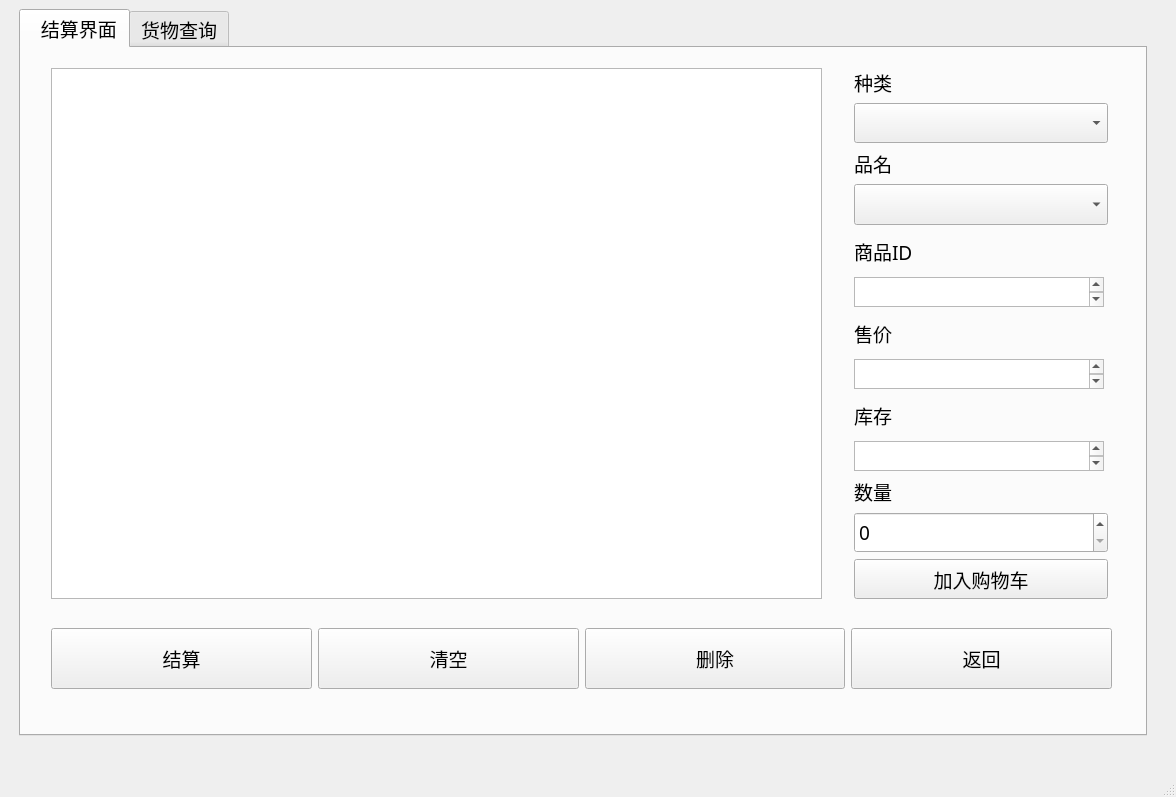
<?xml version="1.0" encoding="UTF-8"?>
<ui version="4.0">
 <class>staff_operation</class>
 <widget class="QMainWindow" name="staff_operation">
  <property name="geometry">
   <rect>
    <x>0</x>
    <y>0</y>
    <width>1176</width>
    <height>797</height>
   </rect>
  </property>
  <property name="font">
   <font>
    <family>微软雅黑</family>
    <pointsize>14</pointsize>
   </font>
  </property>
  <property name="windowTitle">
   <string> 收银结算系统</string>
  </property>
  <property name="styleSheet">
   <string notr="true"/>
  </property>
  <widget class="QWidget" name="centralwidget">
   <layout class="QGridLayout" name="gridLayout">
    <item row="1" column="0">
     <spacer name="horizontalSpacer">
      <property name="orientation">
       <enum>Qt::Horizontal</enum>
      </property>
      <property name="sizeType">
       <enum>QSizePolicy::Minimum</enum>
      </property>
      <property name="sizeHint" stdset="0">
       <size>
        <width>10</width>
        <height>20</height>
       </size>
      </property>
     </spacer>
    </item>
    <item row="3" column="1">
     <spacer name="verticalSpacer_2">
      <property name="orientation">
       <enum>Qt::Vertical</enum>
      </property>
      <property name="sizeType">
       <enum>QSizePolicy::Minimum</enum>
      </property>
      <property name="sizeHint" stdset="0">
       <size>
        <width>20</width>
        <height>20</height>
       </size>
      </property>
     </spacer>
    </item>
    <item row="1" column="1">
     <widget class="QTabWidget" name="tabWidget">
      <property name="currentIndex">
       <number>0</number>
      </property>
      <widget class="QWidget" name="pay_tab">
       <attribute name="title">
        <string>  结算界面</string>
       </attribute>
       <widget class="QWidget" name="horizontalLayoutWidget">
        <property name="geometry">
         <rect>
          <x>30</x>
          <y>580</y>
          <width>1061</width>
          <height>61</height>
         </rect>
        </property>
        <layout class="QHBoxLayout" name="horizontalLayout">
         <item>
          <widget class="QPushButton" name="buy_Btn">
           <property name="sizePolicy">
            <sizepolicy hsizetype="Minimum" vsizetype="Expanding">
             <horstretch>0</horstretch>
             <verstretch>0</verstretch>
            </sizepolicy>
           </property>
           <property name="font">
            <font>
             <family>微软雅黑</family>
             <pointsize>14</pointsize>
            </font>
           </property>
           <property name="text">
            <string>结算</string>
           </property>
          </widget>
         </item>
         <item>
          <widget class="QPushButton" name="clean_Btn">
           <property name="sizePolicy">
            <sizepolicy hsizetype="Minimum" vsizetype="Expanding">
             <horstretch>0</horstretch>
             <verstretch>0</verstretch>
            </sizepolicy>
           </property>
           <property name="font">
            <font>
             <family>微软雅黑</family>
             <pointsize>14</pointsize>
            </font>
           </property>
           <property name="text">
            <string>清空</string>
           </property>
          </widget>
         </item>
         <item>
          <widget class="QPushButton" name="delete_Btn">
           <property name="sizePolicy">
            <sizepolicy hsizetype="Minimum" vsizetype="Expanding">
             <horstretch>0</horstretch>
             <verstretch>0</verstretch>
            </sizepolicy>
           </property>
           <property name="font">
            <font>
             <family>微软雅黑</family>
             <pointsize>14</pointsize>
            </font>
           </property>
           <property name="text">
            <string>删除</string>
           </property>
          </widget>
         </item>
         <item>
          <widget class="QPushButton" name="back_Btn">
           <property name="sizePolicy">
            <sizepolicy hsizetype="Minimum" vsizetype="Expanding">
             <horstretch>0</horstretch>
             <verstretch>0</verstretch>
            </sizepolicy>
           </property>
           <property name="font">
            <font>
             <family>微软雅黑</family>
             <pointsize>14</pointsize>
            </font>
           </property>
           <property name="text">
            <string>返回</string>
           </property>
          </widget>
         </item>
        </layout>
       </widget>
       <widget class="QTableView" name="pay_tableView">
        <property name="geometry">
         <rect>
          <x>30</x>
          <y>20</y>
          <width>771</width>
          <height>531</height>
         </rect>
        </property>
        <property name="editTriggers">
         <set>QAbstractItemView::NoEditTriggers</set>
        </property>
       </widget>
       <widget class="QWidget" name="verticalLayoutWidget">
        <property name="geometry">
         <rect>
          <x>833</x>
          <y>20</y>
          <width>254</width>
          <height>531</height>
         </rect>
        </property>
        <layout class="QVBoxLayout" name="verticalLayout">
         <item>
          <widget class="QLabel" name="label">
           <property name="font">
            <font>
             <family>微软雅黑</family>
             <pointsize>14</pointsize>
             <weight>50</weight>
             <bold>false</bold>
            </font>
           </property>
           <property name="text">
            <string>种类</string>
           </property>
          </widget>
         </item>
         <item>
          <widget class="QComboBox" name="goods_type_comboBox">
           <property name="sizePolicy">
            <sizepolicy hsizetype="Expanding" vsizetype="Expanding">
             <horstretch>0</horstretch>
             <verstretch>0</verstretch>
            </sizepolicy>
           </property>
           <property name="font">
            <font>
             <family>微软雅黑</family>
             <pointsize>14</pointsize>
             <weight>75</weight>
             <bold>true</bold>
            </font>
           </property>
           <property name="editable">
            <bool>false</bool>
           </property>
           <property name="currentText">
            <string/>
           </property>
           <property name="frame">
            <bool>true</bool>
           </property>
          </widget>
         </item>
         <item>
          <widget class="QLabel" name="label_2">
           <property name="font">
            <font>
             <family>微软雅黑</family>
             <pointsize>14</pointsize>
             <weight>50</weight>
             <bold>false</bold>
            </font>
           </property>
           <property name="text">
            <string>品名</string>
           </property>
          </widget>
         </item>
         <item>
          <widget class="QComboBox" name="goods_name_comboBox">
           <property name="sizePolicy">
            <sizepolicy hsizetype="Expanding" vsizetype="Expanding">
             <horstretch>0</horstretch>
             <verstretch>0</verstretch>
            </sizepolicy>
           </property>
           <property name="font">
            <font>
             <family>微软雅黑</family>
             <pointsize>14</pointsize>
             <weight>75</weight>
             <bold>true</bold>
            </font>
           </property>
           <property name="duplicatesEnabled">
            <bool>false</bool>
           </property>
           <property name="frame">
            <bool>true</bool>
           </property>
          </widget>
         </item>
         <item>
          <widget class="QLabel" name="label_4">
           <property name="sizePolicy">
            <sizepolicy hsizetype="Preferred" vsizetype="Expanding">
             <horstretch>0</horstretch>
             <verstretch>0</verstretch>
            </sizepolicy>
           </property>
           <property name="font">
            <font>
             <family>微软雅黑</family>
             <pointsize>14</pointsize>
             <weight>50</weight>
             <bold>false</bold>
            </font>
           </property>
           <property name="text">
            <string>商品ID</string>
           </property>
           <property name="alignment">
            <set>Qt::AlignLeading|Qt::AlignLeft|Qt::AlignVCenter</set>
           </property>
          </widget>
         </item>
         <item>
          <widget class="QTextBrowser" name="goods_ID_textBrowser">
           <property name="sizePolicy">
            <sizepolicy hsizetype="Expanding" vsizetype="Expanding">
             <horstretch>0</horstretch>
             <verstretch>20</verstretch>
            </sizepolicy>
           </property>
           <property name="maximumSize">
            <size>
             <width>250</width>
             <height>30</height>
            </size>
           </property>
           <property name="font">
            <font>
             <family>AcadEref</family>
             <pointsize>14</pointsize>
            </font>
           </property>
          </widget>
         </item>
         <item>
          <widget class="QLabel" name="label_5">
           <property name="sizePolicy">
            <sizepolicy hsizetype="Preferred" vsizetype="Expanding">
             <horstretch>0</horstretch>
             <verstretch>0</verstretch>
            </sizepolicy>
           </property>
           <property name="font">
            <font>
             <family>微软雅黑</family>
             <pointsize>14</pointsize>
             <weight>50</weight>
             <bold>false</bold>
            </font>
           </property>
           <property name="text">
            <string>售价</string>
           </property>
          </widget>
         </item>
         <item>
          <widget class="QTextBrowser" name="goods_price_textBrowser">
           <property name="sizePolicy">
            <sizepolicy hsizetype="Expanding" vsizetype="Fixed">
             <horstretch>0</horstretch>
             <verstretch>0</verstretch>
            </sizepolicy>
           </property>
           <property name="maximumSize">
            <size>
             <width>250</width>
             <height>30</height>
            </size>
           </property>
           <property name="font">
            <font>
             <family>AcadEref</family>
             <pointsize>14</pointsize>
            </font>
           </property>
          </widget>
         </item>
         <item>
          <widget class="QLabel" name="label_6">
           <property name="sizePolicy">
            <sizepolicy hsizetype="Preferred" vsizetype="Expanding">
             <horstretch>0</horstretch>
             <verstretch>0</verstretch>
            </sizepolicy>
           </property>
           <property name="font">
            <font>
             <family>微软雅黑</family>
             <pointsize>14</pointsize>
             <weight>50</weight>
             <bold>false</bold>
            </font>
           </property>
           <property name="text">
            <string>库存</string>
           </property>
          </widget>
         </item>
         <item>
          <widget class="QTextBrowser" name="goods_num_textBrowser">
           <property name="maximumSize">
            <size>
             <width>250</width>
             <height>30</height>
            </size>
           </property>
           <property name="font">
            <font>
             <family>AcadEref</family>
             <pointsize>14</pointsize>
            </font>
           </property>
          </widget>
         </item>
         <item>
          <widget class="QLabel" name="label_3">
           <property name="font">
            <font>
             <family>微软雅黑</family>
             <pointsize>14</pointsize>
             <weight>50</weight>
             <bold>false</bold>
            </font>
           </property>
           <property name="text">
            <string>数量</string>
           </property>
          </widget>
         </item>
         <item>
          <widget class="QSpinBox" name="goods_sell_num_spinBox">
           <property name="sizePolicy">
            <sizepolicy hsizetype="Minimum" vsizetype="Expanding">
             <horstretch>0</horstretch>
             <verstretch>0</verstretch>
            </sizepolicy>
           </property>
           <property name="font">
            <font>
             <family>AcadEref</family>
             <pointsize>14</pointsize>
            </font>
           </property>
           <property name="focusPolicy">
            <enum>Qt::WheelFocus</enum>
           </property>
           <property name="maximum">
            <number>999</number>
           </property>
          </widget>
         </item>
         <item>
          <widget class="QPushButton" name="add_goods_Btn">
           <property name="sizePolicy">
            <sizepolicy hsizetype="Minimum" vsizetype="Expanding">
             <horstretch>0</horstretch>
             <verstretch>0</verstretch>
            </sizepolicy>
           </property>
           <property name="font">
            <font>
             <family>微软雅黑</family>
             <pointsize>14</pointsize>
            </font>
           </property>
           <property name="text">
            <string>加入购物车</string>
           </property>
          </widget>
         </item>
        </layout>
       </widget>
      </widget>
      <widget class="QWidget" name="check_tab">
       <attribute name="title">
        <string>货物查询</string>
       </attribute>
       <widget class="QPushButton" name="return_Btn">
        <property name="geometry">
         <rect>
          <x>880</x>
          <y>590</y>
          <width>201</width>
          <height>51</height>
         </rect>
        </property>
        <property name="sizePolicy">
         <sizepolicy hsizetype="Expanding" vsizetype="Expanding">
          <horstretch>0</horstretch>
          <verstretch>0</verstretch>
         </sizepolicy>
        </property>
        <property name="font">
         <font>
          <family>微软雅黑</family>
          <pointsize>14</pointsize>
         </font>
        </property>
        <property name="text">
         <string> 返回</string>
        </property>
       </widget>
       <widget class="QTableView" name="goods_tableView">
        <property name="geometry">
         <rect>
          <x>40</x>
          <y>20</y>
          <width>1041</width>
          <height>531</height>
         </rect>
        </property>
        <property name="editTriggers">
         <set>QAbstractItemView::NoEditTriggers</set>
        </property>
       </widget>
      </widget>
     </widget>
    </item>
    <item row="1" column="2">
     <spacer name="horizontalSpacer_2">
      <property name="orientation">
       <enum>Qt::Horizontal</enum>
      </property>
      <property name="sizeType">
       <enum>QSizePolicy::Minimum</enum>
      </property>
      <property name="sizeHint" stdset="0">
       <size>
        <width>20</width>
        <height>20</height>
       </size>
      </property>
     </spacer>
    </item>
    <item row="0" column="1">
     <spacer name="verticalSpacer">
      <property name="orientation">
       <enum>Qt::Vertical</enum>
      </property>
      <property name="sizeType">
       <enum>QSizePolicy::Minimum</enum>
      </property>
      <property name="sizeHint" stdset="0">
       <size>
        <width>20</width>
        <height>0</height>
       </size>
      </property>
     </spacer>
    </item>
   </layout>
  </widget>
  <widget class="QStatusBar" name="statusbar"/>
 </widget>
 <resources/>
 <connections/>
</ui>
